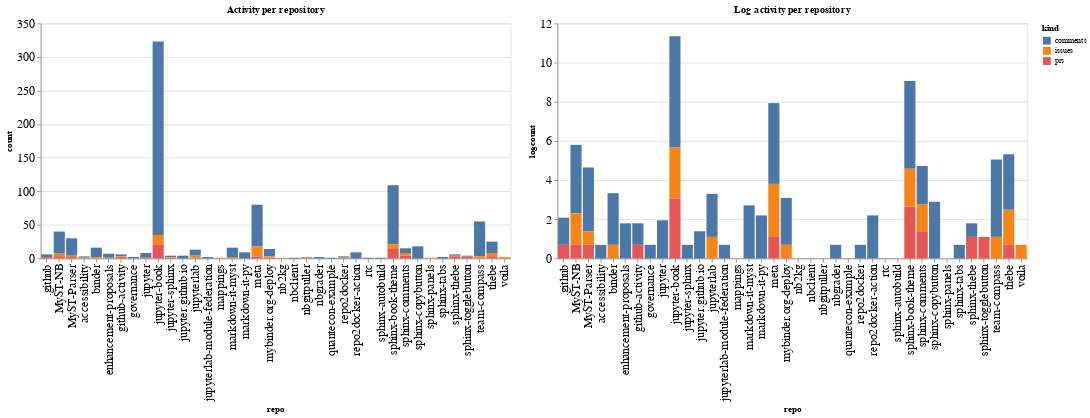

Write notebook code for a chart like this one.
### Code cell
ch1 = alt.Chart(repo_summaries, width=600, title="Activity per repository").mark_bar().encode(
    x='repo',
    y='count',
    color='kind',
    tooltip="kind"
)

ch2 = alt.Chart(repo_summaries, width=600, title="Log activity per repository").mark_bar().encode(
    x='repo',
    y='logcount',
    color='kind',
    tooltip="kind"
)

ch1 | ch2

### Figure 1 — Vega-Lite specification as saved in the notebook (floating-point values rounded to 4 significant figures)
{"config": {"axisLeft": {"labelFontSize": 15}, "axisBottom": {"labelFontSize": 15}}, "hconcat": [{"mark": "bar", "encoding": {"color": {"type": "nominal", "field": "kind"}, "tooltip": {"type": "nominal", "field": "kind"}, "x": {"type": "nominal", "field": "repo"}, "y": {"type": "quantitative", "field": "count"}}, "title": "Activity per repository", "width": 600}, {"mark": "bar", "encoding": {"color": {"type": "nominal", "field": "kind"}, "tooltip": {"type": "nominal", "field": "kind"}, "x": {"type": "nominal", "field": "repo"}, "y": {"type": "quantitative", "field": "logcount"}}, "title": "Log activity per repository", "width": 600}], "data": {"name": "data-78a3d765050e56835f9f83ece46b4bce"}, "$schema": "https://vega.github.io/schema/vega-lite/v4.8.1.json", "datasets": {"data-78a3d765050e56835f9f83ece46b4bce": [{"repo": ".github", "kind": "comments", "count": 4, "logcount": 1.386}, {"repo": ".github", "kind": "prs", "count": 2, "logcount": 0.6931}, {"repo": "MyST-NB", "kind": "comments", "count": 33, "logcount": 3.497}, {"repo": "MyST-NB", "kind": "issues", "count": 5, "logcount": 1.609}, {"repo": "MyST-NB", "kind": "prs", "count": 2, "logcount": 0.6931}, {"repo": "MyST-Parser", "kind": "comments", "count": 26, "logcount": 3.258}, {"repo": "MyST-Parser", "kind": "issues", "count": 2, "logcount": 0.6931}, {"repo": "MyST-Parser", "kind": "prs", "count": 2, "logcount": 0.6931}, {"repo": "accessibility", "kind": "comments", "count": 2, "logcount": 0.6931}, {"repo": "accessibility", "kind": "issues", "count": 1, "logcount": 0.0}, {"repo": "binder", "kind": "comments", "count": 14, "logcount": 2.639}, {"repo": "binder", "kind": "issues", "count": 2, "logcount": 0.6931}, {"repo": "enhancement-proposals", "kind": "comments", "count": 6, "logcount": 1.792}, {"repo": "enhancement-proposals", "kind": "prs", "count": 1, "logcount": 0.0}, {"repo": "github-activity", "kind": "comments", "count": 3, "logcount": 1.099}, {"repo": "github-activity", "kind": "issues", "count": 1, "logcount": 0.0}, {"repo": "github-activity", "kind": "prs", "count": 2, "logcount": 0.6931}, {"repo": "governance", "kind": "comments", "count": 2, "logcount": 0.6931}, {"repo": "jupyter", "kind": "comments", "count": 7, "logcount": 1.946}, {"repo": "jupyter", "kind": "prs", "count": 1, "logcount": 0.0}, {"repo": "jupyter-book", "kind": "comments", "count": 288, "logcount": 5.663}, {"repo": "jupyter-book", "kind": "issues", "count": 14, "logcount": 2.639}, {"repo": "jupyter-book", "kind": "prs", "count": 21, "logcount": 3.045}, {"repo": "jupyter-sphinx", "kind": "comments", "count": 2, "logcount": 0.6931}, {"repo": "jupyter-sphinx", "kind": "issues", "count": 1, "logcount": 0.0}, {"repo": "jupyter-sphinx", "kind": "prs", "count": 1, "logcount": 0.0}, {"repo": "jupyter.github.io", "kind": "comments", "count": 4, "logcount": 1.386}, {"repo": "jupyterlab", "kind": "comments", "count": 9, "logcount": 2.197}, {"repo": "jupyterlab", "kind": "issues", "count": 3, "logcount": 1.099}, {"repo": "jupyterlab", "kind": "prs", "count": 1, "logcount": 0.0}, {"repo": "jupyterlab-module-federation", "kind": "comments", "count": 2, "logcount": 0.6931}, {"repo": "mappings", "kind": "issues", "count": 1, "logcount": 0.0}, {"repo": "markdown-it-myst", "kind": "comments", "count": 15, "logcount": 2.708}, {"repo": "markdown-it-myst", "kind": "issues", "count": 1, "logcount": 0.0}, {"repo": "markdown-it-py", "kind": "comments", "count": 9, "logcount": 2.197}, {"repo": "meta", "kind": "comments", "count": 62, "logcount": 4.127}, {"repo": "meta", "kind": "issues", "count": 15, "logcount": 2.708}, {"repo": "meta", "kind": "prs", "count": 3, "logcount": 1.099}, {"repo": "mybinder.org-deploy", "kind": "comments", "count": 11, "logcount": 2.398}, {"repo": "mybinder.org-deploy", "kind": "issues", "count": 2, "logcount": 0.6931}, {"repo": "mybinder.org-deploy", "kind": "prs", "count": 1, "logcount": 0.0}, {"repo": "nb2kg", "kind": "issues", "count": 1, "logcount": 0.0}, {"repo": "nbclient", "kind": "comments", "count": 1, "logcount": 0.0}, {"repo": "nbgitpuller", "kind": "comments", "count": 1, "logcount": 0.0}, {"repo": "nbgitpuller", "kind": "issues", "count": 1, "logcount": 0.0}, {"repo": "nbgrader", "kind": "comments", "count": 2, "logcount": 0.6931}, {"repo": "quantecon-example", "kind": "comments", "count": 1, "logcount": 0.0}, {"repo": "repo2docker", "kind": "comments", "count": 2, "logcount": 0.6931}, {"repo": "repo2docker", "kind": "issues", "count": 1, "logcount": 0.0}, {"repo": "repo2docker-action", "kind": "comments", "count": 9, "logcount": 2.197}, {"repo": "rtc", "kind": "comments", "count": 1, "logcount": 0.0}, {"repo": "sphinx-autobuild", "kind": "comments", "count": 1, "logcount": 0.0}, {"repo": "sphinx-book-theme", "kind": "comments", "count": 88, "logcount": 4.477}, {"repo": "sphinx-book-theme", "kind": "issues", "count": 7, "logcount": 1.946}, {"repo": "sphinx-book-theme", "kind": "prs", "count": 14, "logcount": 2.639}, {"repo": "sphinx-comments", "kind": "comments", "count": 7, "logcount": 1.946}, {"repo": "sphinx-comments", "kind": "issues", "count": 4, "logcount": 1.386}, {"repo": "sphinx-comments", "kind": "prs", "count": 4, "logcount": 1.386}, {"repo": "sphinx-copybutton", "kind": "comments", "count": 18, "logcount": 2.89}, {"repo": "sphinx-panels", "kind": "issues", "count": 1, "logcount": 0.0}, {"repo": "sphinx-tabs", "kind": "comments", "count": 2, "logcount": 0.6931}, {"repo": "sphinx-thebe", "kind": "comments", "count": 2, "logcount": 0.6931}, {"repo": "sphinx-thebe", "kind": "issues", "count": 1, "logcount": 0.0}, {"repo": "sphinx-thebe", "kind": "prs", "count": 3, "logcount": 1.099}, {"repo": "sphinx-togglebutton", "kind": "comments", "count": 1, "logcount": 0.0}, {"repo": "sphinx-togglebutton", "kind": "prs", "count": 3, "logcount": 1.099}, {"repo": "team-compass", "kind": "comments", "count": 52, "logcount": 3.951}, {"repo": "team-compass", "kind": "issues", "count": 3, "logcount": 1.099}, {"repo": "thebe", "kind": "comments", "count": 17, "logcount": 2.833}, {"repo": "thebe", "kind": "issues", "count": 6, "logcount": 1.792}, {"repo": "thebe", "kind": "prs", "count": 2, "logcount": 0.6931}, {"repo": "voila", "kind": "issues", "count": 2, "logcount": 0.6931}]}}
